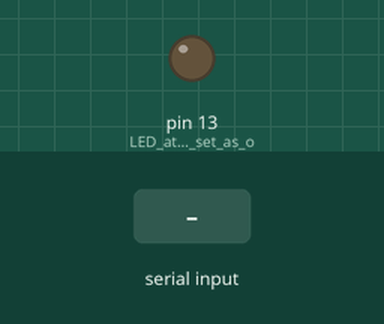
Simulated run of this sketch. Board: Arduino Uno, built with avr-gcc and run on an emulated ATmega328P. Parts: output pins drawn as LEDs (lit = HIGH). Inputs (shaded band) come from the test bench.

Above: at 1.2 s.
1.3 s: "c" received over Serial
At 2.3 s:
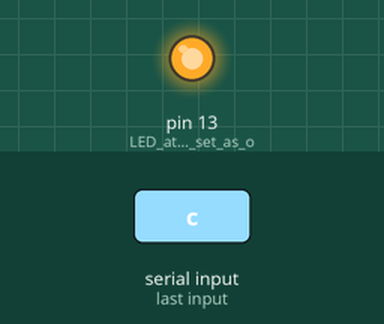
Timing chart, 0 to 5.5 s (numbered marks = the images above; inputs shaded):
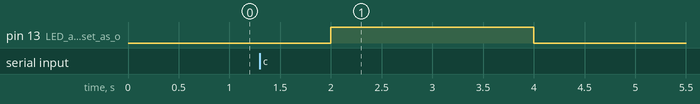

Measured:
- after the input at 1.3 s, pin 13 (LED_at_pin_13_is_set_as_o): LOW → HIGH after 0.70 s, → LOW 2.0 s later

The sketch:

keyinputc.ino
```cpp
void setup() {
  // put your setup code here, to run once:
  pinMode(13,OUTPUT); //LED at pin 13 is set as output
  digitalWrite(13,LOW); //initialize pin to LOW
  Serial.begin(9600);

}

void loop() {
  // put your main code here, to run repeatedly:
  if (Serial.available()>0)
  {
    if(Serial.read() == 'c')
    {
      //if user inputs 'c', then pin 13 will be pulled to HIGH for 2 seconds
      digitalWrite(13,HIGH);
      delay(2000);
    }
  }
  else //otherwise pin is set to LOW
  {
    digitalWrite(13,LOW);
    delay(2000);
  }
}
```
